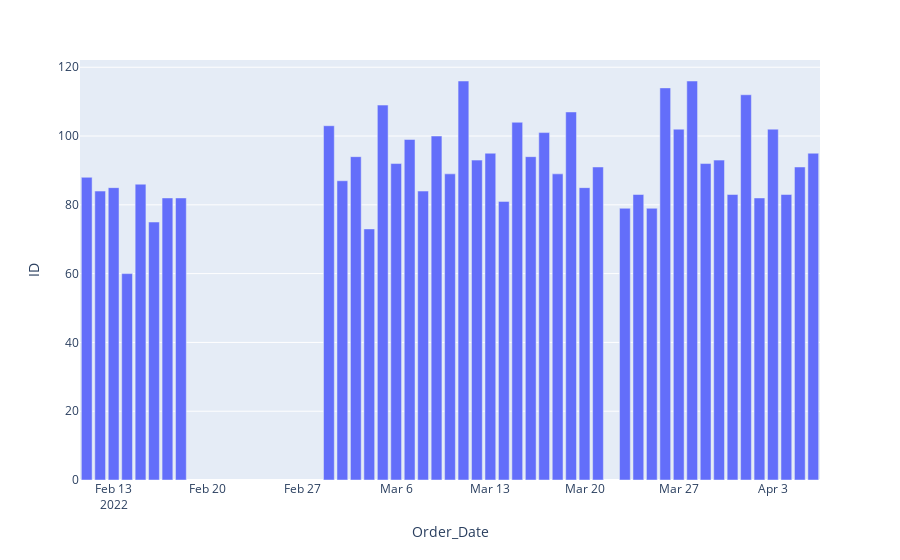

Notebook code for this chart:
### Code cell
# Desenhar Graficos
px.bar(df_aux,'Order_Date','ID')

### Figure 1 — Plotly figure (JSON) as saved in the notebook; plotly's stock layout.template omitted (floating-point values rounded to 4 significant figures)
{"data": [{"alignmentgroup": "True", "hovertemplate": "Order_Date=%{x}<br>ID=%{y}<extra></extra>", "legendgroup": "", "marker": {"color": "#636efa", "pattern": {"shape": ""}}, "name": "", "offsetgroup": "", "orientation": "v", "showlegend": false, "textposition": "auto", "type": "bar", "x": ["2022-02-11T00:00:00", "2022-02-12T00:00:00", "2022-02-13T00:00:00", "2022-02-14T00:00:00", "2022-02-15T00:00:00", "2022-02-16T00:00:00", "2022-02-17T00:00:00", "2022-02-18T00:00:00", "2022-03-01T00:00:00", "2022-03-02T00:00:00", "2022-03-03T00:00:00", "2022-03-04T00:00:00", "2022-03-05T00:00:00", "2022-03-06T00:00:00", "2022-03-07T00:00:00", "2022-03-08T00:00:00", "2022-03-09T00:00:00", "2022-03-10T00:00:00", "2022-03-11T00:00:00", "2022-03-12T00:00:00", "2022-03-13T00:00:00", "2022-03-14T00:00:00", "2022-03-15T00:00:00", "2022-03-16T00:00:00", "2022-03-17T00:00:00", "2022-03-18T00:00:00", "2022-03-19T00:00:00", "2022-03-20T00:00:00", "2022-03-21T00:00:00", "2022-03-23T00:00:00", "2022-03-24T00:00:00", "2022-03-25T00:00:00", "2022-03-26T00:00:00", "2022-03-27T00:00:00", "2022-03-28T00:00:00", "2022-03-29T00:00:00", "2022-03-30T00:00:00", "2022-03-31T00:00:00", "2022-04-01T00:00:00", "2022-04-02T00:00:00", "2022-04-03T00:00:00", "2022-04-04T00:00:00", "2022-04-05T00:00:00", "2022-04-06T00:00:00"], "xaxis": "x", "y": [88, 84, 85, 60, 86, 75, 82, 82, 103, 87, 94, 73, 109, 92, 99, 84, 100, 89, 116, 93, 95, 81, 104, 94, 101, 89, 107, 85, 91, 79, 83, 79, 114, 102, 116, 92, 93, 83, 112, 82, 102, 83, 91, 95], "yaxis": "y"}], "layout": {"barmode": "relative", "legend": {"tracegroupgap": 0}, "margin": {"t": 60}, "xaxis": {"anchor": "y", "domain": [0, 1], "title": {"text": "Order_Date"}}, "yaxis": {"anchor": "x", "domain": [0, 1], "title": {"text": "ID"}}}}
